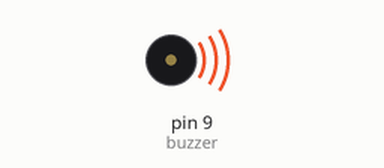
The sketch below on a simulated Arduino Uno, built with avr-gcc and run on an emulated ATmega328P. Parts: buzzer (waves = sounding).

Above: at 0.1 s.
Timing chart, 0 to 40.0 s (numbered marks = the images above):
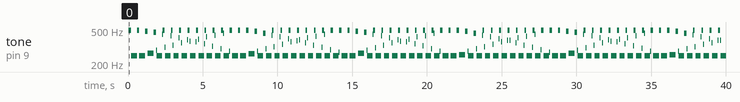

Measured:
- by itself, tone on pin 9 (buzzer): plays 496 Hz for 0.16 s, 249 Hz for 0.40 s, 496 Hz for 0.16 s, 249 Hz for 0.40 s, 483 Hz for 0.16 s, 268 Hz for 0.40 s … (242 notes in this stretch)

The sketch:

Active-Buzzer.ino
```cpp
const int buzzer = 9;//the pin of the active buzzer
void setup()
{
 pinMode(buzzer,OUTPUT);//initialize the buzzer pin as an output
}
void loop()
{
 while(1)
 {
   //output an frequency
   for(int i=0;i<80;i++)
   {
    digitalWrite(buzzer,HIGH);
    delay(1);//wait for 1ms
    digitalWrite(buzzer,LOW);
    delay(1);//wait for 1ms
    }
    //output another frequency
     for(int i=0;i<100;i++)
      {
        digitalWrite(buzzer,HIGH);
        delay(2);//wait for 2ms
        digitalWrite(buzzer,LOW);
        delay(2);//wait for 2ms
      }
  }
}
```
